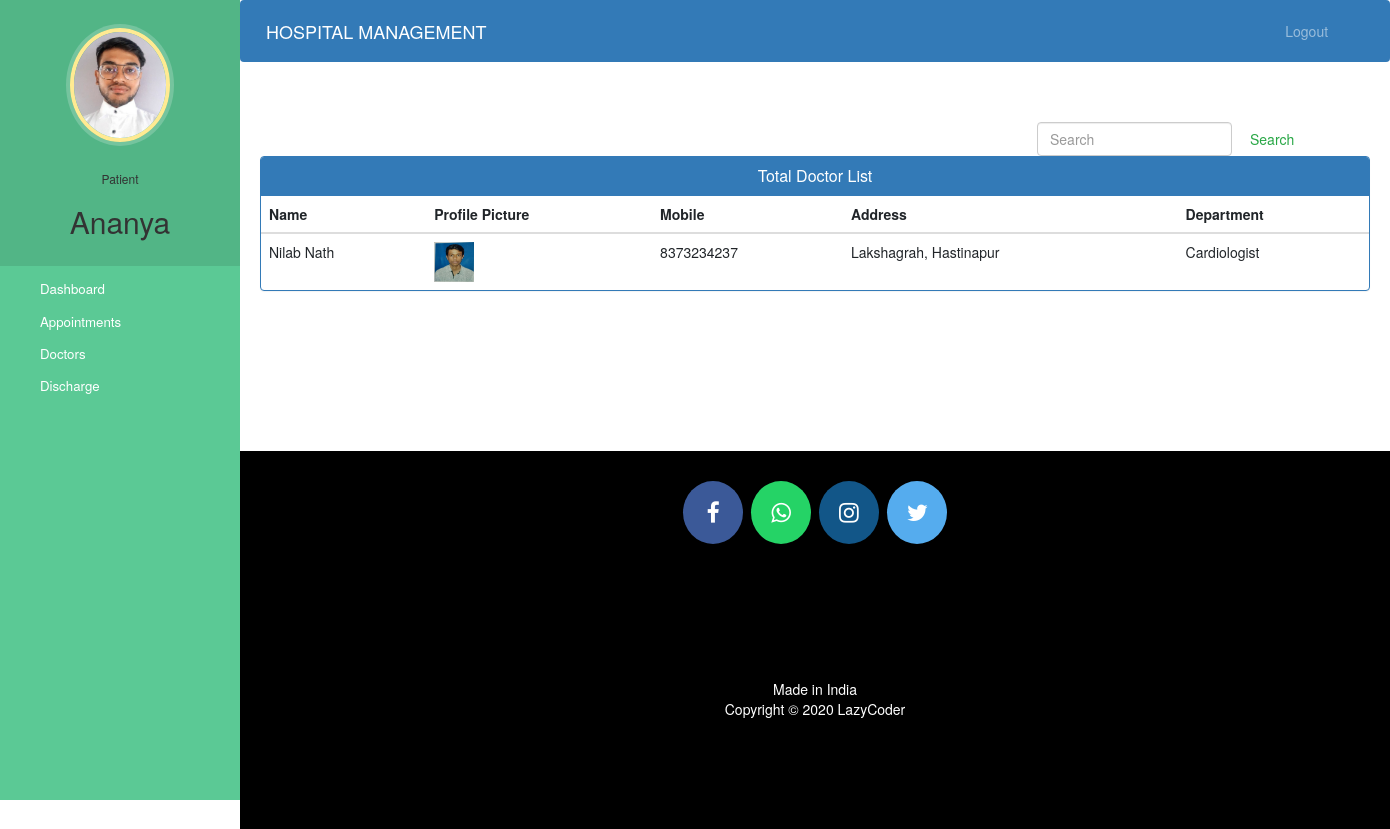
Screenshot of /patient-view-doctor (signed in) with the database file from the repository.
### hospital/models.py (models this page shows, shortened)
class Patient(models.Model):
    user=models.OneToOneField(User,on_delete=models.CASCADE)
    profile_pic= models.ImageField(upload_to='profile_pic/PatientProfilePic/',null=True,blank=True)
    address = models.CharField(max_length=40)
    mobile = models.CharField(max_length=20,null=False)
    symptoms = models.CharField(max_length=100,null=False)
    assignedDoctorId = models.PositiveIntegerField(null=True)
    admitDate=models.DateField(auto_now=True)
    status=models.BooleanField(default=False)

class Doctor(models.Model):
    user=models.OneToOneField(User,on_delete=models.CASCADE)
    profile_pic= models.ImageField(upload_to='profile_pic/DoctorProfilePic/',null=True,blank=True)
    address = models.CharField(max_length=40)
    mobile = models.CharField(max_length=20,null=True)
    department= models.CharField(max_length=50,choices=departments,default='Cardiologist')
    status=models.BooleanField(default=False)
    @property
    def get_name(self):
        return self.user.first_name+" "+self.user.last_name

### hospital/views.py (the view)
# urls.py: path('patient-view-doctor', views.patient_view_doctor_view,name='patient-view-doctor'),
def patient_view_doctor_view(request):
    doctors=models.Doctor.objects.all().filter(status=True)
    patient=models.Patient.objects.get(user_id=request.user.id) #for profile picture of patient in sidebar
    return render(request,'hospital/patient_view_doctor.html',{'patient':patient,'doctors':doctors})

### templates/hospital/patient_view_doctor.html (shortened to what this page needs)
{% extends 'hospital/patient_base.html' %}
{% block content %}
{%load static%}
<head>
  <link href="//netdna.bootstrapcdn.com/bootstrap/3.0.0/css/bootstrap.min.css" rel="stylesheet" id="bootstrap-css">
</head>
<div class="container">
    <form  action="/searchdoctor" method="get" style="margin-left:70%;" class="form-inline my-2 my-lg-0">
      <input class="form-control mr-sm-2" type="search" placeholder="Search" name="query" id="query" aria-label="Search">
      <button class="btn btn-outline-success my-2 my-sm-0" type="submit">Search</button>
    </form>
  {% if doctors %}
  <div class="panel panel-primary">
    <div class="panel-heading">
      <h6 class="panel-title"> Total Doctor List</h6>
    </div>
    <table class="table table-hover" id="dev-table">
        <thead>
          <tr>
            <th>Name</th>
            <th>Profile Picture</th>
            <th>Mobile</th>
            <th>Address</th>
            <th>Department</th>
          </tr>
        </thead>
        {% for d in doctors %}
        <tr>
          <td> {{d.get_name}}</td>
          <td> <img src="{% static d.profile_pic.url %}" alt="Profile Pic" height="40px" width="40px" /></td>
          <td>{{d.mobile}}</td>
          <td>{{d.address}}</td>
          <td>{{d.department}}</td>
        </tr>
        {% endfor %}
      </table>
  </div>
  {%else%}
  <br><br><br>
  <h4 style="text-align: center;color: red;">No Doctor Found !!!</h4>
  {% endif %}
</div>
{% endblock content %}

### templates/hospital/patient_base.html (shortened to what this page needs)
<!DOCTYPE html>
{% load static %}
<html lang="en">
<head>
  <link rel="stylesheet" href="https://stackpath.bootstrapcdn.com/bootstrap/4.3.1/css/bootstrap.min.css">
  <link rel="stylesheet" href="https://maxcdn.bootstrapcdn.com/font-awesome/4.7.0/css/font-awesome.min.css">
</head>
<body>
  <nav class="menu" tabindex="0">
    <header class="avatar">
      <img src="{% static patient.profile_pic.url %}" alt="Profile Pic" />
      <br><br>
      <h6>Patient</h6>
      <h2>{{request.user.first_name}}</h2>
    </header>
    <ul>
      <li tabindex="0" class="icon-dashboard"> <a style="color:white; text-decoration:none;" href="/patient-dashboard"><span>Dashboard</span></a> </li>
      <li tabindex="0" class="icon-calendar"> <a style="color:white; text-decoration:none;" href="/patient-appointment"><span>Appointments</span></a></li>
      <li tabindex="0" class="icon-users"> <a style="color:white; text-decoration:none;" href="/patient-view-doctor"><span>Doctors</span></a></li>
      <li tabindex="0" class="icon-users"> <a style="color:white; text-decoration:none;" href="/patient-discharge"><span>Discharge</span></a></li>
    </ul>
  </nav>
  <main>
    <div class="bs-example">
      <nav class="navbar navbar-expand-md  navbar-dark fixed-top" style="background:#337AB7;">
        <a href="/patient-dashboard" class="navbar-brand">HOSPITAL MANAGEMENT</a>
        <div class="collapse navbar-collapse justify-content-between" id="navbarCollapse">
          <div class="navbar-nav" style=" margin-left: 90%;">
            <a href="/logout" class="nav-item nav-link">Logout</a>
          </div>
        </div>
      </nav>
    </div>
    <br><br>
    {% block content %}
    {% endblock content %}
    <br><br><br><br><br><br><br>
    <footer>
      <p>
        <a id="ftr" href="https://facebook.com/sumit.luv/" class="fa fa-facebook"></a>
        <a id="ftr" href="https://api.whatsapp.com/send?phone=919572181024&text=Hello%20Sumit.%0d%0aHow%20are%20you%20%3f%0d%0aI%20came%20from%20your%20website.&source=&data=#" class="fa fa-whatsapp"></a>
        <a id="ftr" href="https://instagram.com/sumit.luv" class="fa fa-instagram"></a>
        <a id="ftr" href="https://twitter.com/sumitkumar1503" class="fa fa-twitter"></a>
      </p>
      <br>
      <div class="container">
        <div class="row">
          <div class="col-md-12 col-sm-12">
            <div style="color:#ffffff;" class="wow fadeInUp footer-copyright">
              <p>Made in India <br>
                Copyright &copy; 2020 LazyCoder </p>
            </div>
          </div>
        </div>
      </div>
    </footer>
  </main>
</body>
</html>

### templates/hospital/patient_base.html (style rules this page uses)
a:link { text-decoration: none; }
a { color: white; }
footer { padding: 0px 0px 0px 0px; background-color: black; margin: 0px; }
#ftr { padding: 20px; }
.fa { font-size: 23px; width: 60px; text-align: center; text-decoration: none; margin: 5px 2px; border-radius: 50%; }
.fa-facebook { background: #3B5998; color: white; margin-top: 30px; }
.fa-whatsapp { background: #25d366; color: white; }
.fa-twitter { background: #55ACEE; color: white; }
.fa-instagram { background: #125688; color: white; }
p { text-align: center; }
body { padding-left: 240px; }
main { position: relative; height: 100vh; }
.menu { background: #5bc995; height: 100vh; width: 240px; position: fixed; top: 0px; left: 0; z-index: 5; outline: none; }
.menu .avatar { background: rgba(0, 0, 0, 0.1); padding: 2em 0.5em; text-align: center; }
.menu .avatar img { width: 100px; border-radius: 50%; overflow: hidden; border: 4px solid #ffea92; box-shadow: 0 0 0 4px rgba(255, 255, 255, 0.2); }
.menu .avatar h2 { font-weight: normal; margin-bottom: 0; }
.menu ul { list-style: none; padding: 0.5em 0; margin: 0; }
.menu ul li { padding: 0.5em 1em 0.5em 3em; font-size: 0.95em; font-weight: regular; background-repeat: no-repeat; background-position: left 15px center; background-size: auto 20px; transition: all 0.15s linear; cursor: pointer; }
.menu ul li.icon-dashboard { background-image: url("http://www.entypo.com/images//gauge.svg"); }
.menu ul li.icon-users { background-image: url("http://www.entypo.com/images//users.svg"); }
.menu ul li.icon-calendar { background-image: url("http://www.entypo.com/images//calendar.svg"); }

### templates/hospital/patient_view_doctor.html (style rules this page uses)
a:link { text-decoration: none; }
h6 { text-align: center; }
.row { margin: 100px; }

### rows the page displays
Patient: profile_pic (picture)
Doctor: get_name "Nilab Nath", profile_pic (picture), mobile "8373234237", address "Lakshagrah, Hastinapur", department "Cardiologist"

### other values shown
{{ request.user.first_name }} "Ananya"
